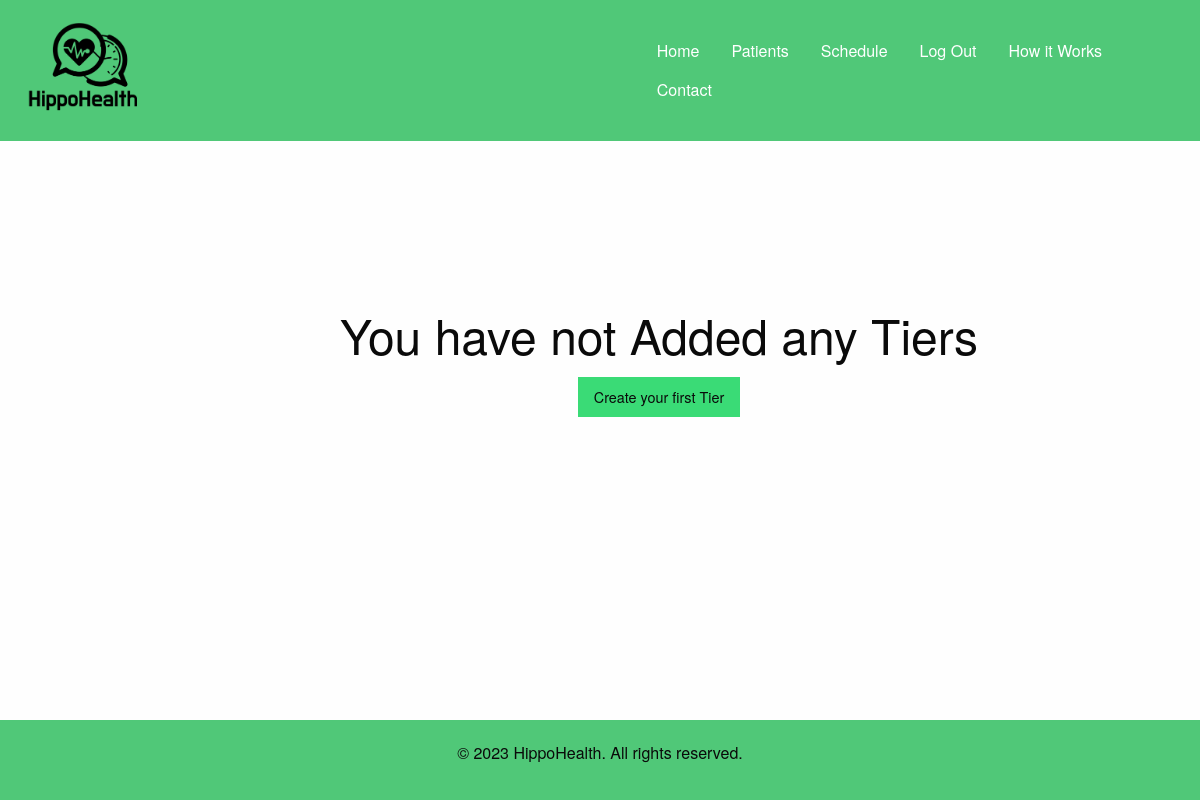
Page /tiers (signed in) on the earlier database version.
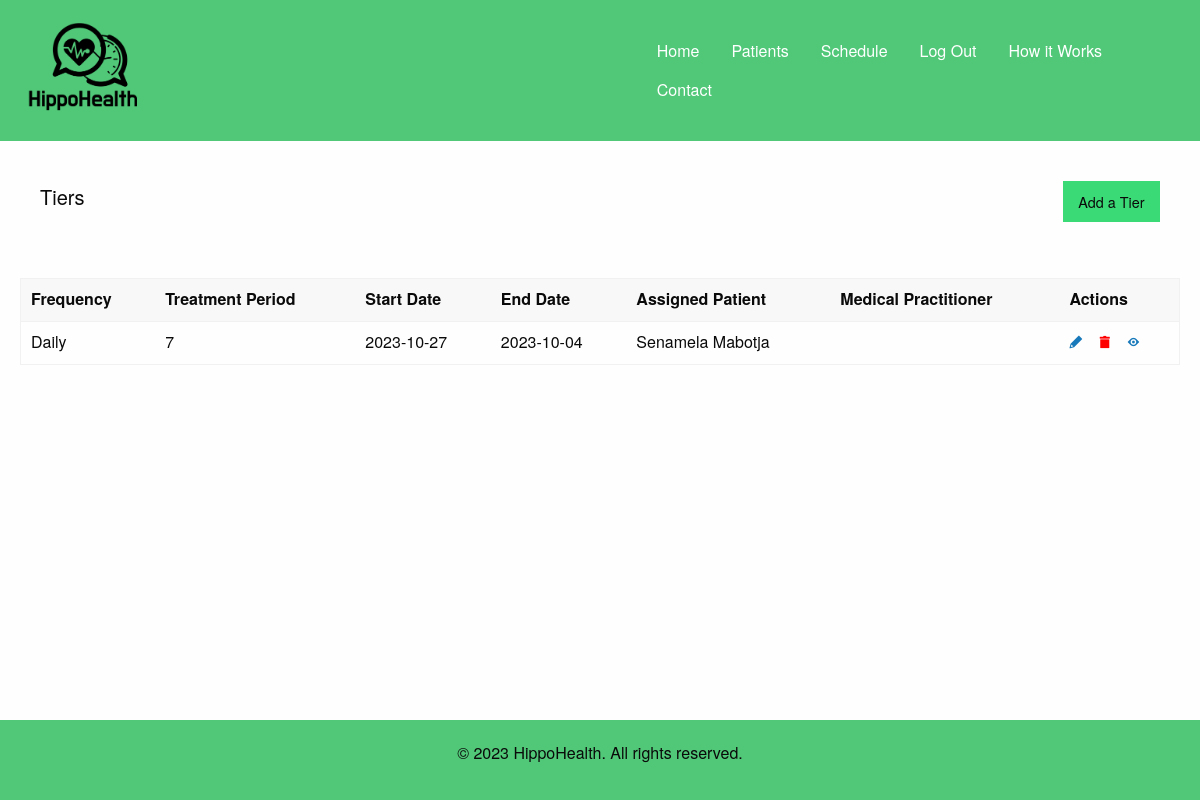
Same page on the later database version.
### app.py (models this page shows)
class Tier(db.Model):
    id = db.Column(db.Integer, primary_key=True)
    prescriptions = db.relationship('Prescription', backref='tier', lazy=True)
    appointments = db.relationship('Appointment', backref='tier', lazy=True)
    reminders = db.relationship('Reminder', backref='tier', lazy=True)
    frequency = db.Column(db.String(100), nullable=False)
    treatment_period = db.Column(db.Integer, default=7, nullable=False)
    start_date = db.Column(db.Date, nullable=False, default=date.today())
    end_date = db.Column(db.Date, nullable=False, default=date.today())
    assigned_patient_id = db.Column(db.Integer, db.ForeignKey('patient.id'), nullable=False)
    medical_practitioner_id = db.Column(db.Integer, db.ForeignKey('user.id'), nullable=False)
    assigned_patient = db.relationship('Patient', backref=db.backref('tiers', lazy=True))
    medical_practitioner = db.relationship('User', backref=db.backref('tiers', lazy=True))

class Patient(db.Model):
    id = db.Column(db.Integer, primary_key=True)
    first_name = db.Column(db.String(100), nullable=False)
    last_name = db.Column(db.String(100), nullable=False)
    date_of_birth = db.Column(db.Date, nullable=False)
    gender = db.Column(db.String(10), nullable=False)
    national_id_number = db.Column(db.String(11), nullable=False)
    address = db.Column(db.String(200), nullable=False)
    phone_number = db.Column(db.String(15), nullable=False)
    email = db.Column(db.String(100), nullable=False)
    emergency_contact_name = db.Column(db.String(100), nullable=True)
    emergency_contact_number = db.Column(db.String(15), nullable=True)
    insurance_provider = db.Column(db.String(100), nullable=True)
    insurance_policy_number = db.Column(db.String(50), nullable=True)
    primary_care_physician = db.Column(db.String(100), nullable=True)
    allergies = db.Column(db.String(200), nullable=True)
    medications = db.Column(db.String(200), nullable=True)
    medical_conditions = db.Column(db.String(200), nullable=True)
    surgeries = db.Column(db.String(200), nullable=True)
    user_id = db.Column(db.Integer, db.ForeignKey('user.id'), nullable=False)
    user = db.relationship('User', backref=db.backref('patients', lazy=True))

### app.py (the view)
@app.route("/tiers")
@login_required
def tiers():
    tiers = Tier.query.all()
    return render_template("tiers.html", current_user=current_user, tiers=tiers)

### app.py (called while the page is built)
@login_manager.user_loader
def load_user(user_id):
    return User.query.get(int(user_id))

### templates/tiers.html
{% extends 'layout.html' %}
{% block content %}
<div class="container main-content">
{% if tiers|length > 0 %}
        <div class="top-nav-tiers">
            <h4 class="h4 lead">
                Tiers
            </h4>
            <button class="button success">
                Add a Tier
            </button>
        </div>
        </div>
        <div class="table-container">
            <table>
                <thead>
                <tr>
                    <th>Frequency</th>
                    <th>Treatment Period</th>
                    <th>Start Date</th>
                    <th>End Date</th>
                    <th>Assigned Patient</th>
                    <th>Medical Practitioner</th>
                    <th>Actions</th>
                </tr>
                </thead>
                <tbody>
                {% for tier in tiers %}
                    <tr>
                    <td>{{ tier.frequency }}</td>
                    <td>{{ tier.treatment_period }}</td>
                    <td>{{ tier.start_date }}</td>
                    <td>{{ tier.end_date }}</td>
                    <td>{{ tier.assigned_patient.first_name }} {{ tier.assigned_patient.last_name }}</td>
                    <td>{{ tier.medical_practitioner.name }}</td>
                    <td class="actions-cell">
                        <a href="{{ url_for('edit_tier', tier_id=tier.id) }}"><i class="fi-pencil"></i></a>&nbsp;&nbsp;&nbsp;&nbsp;
                        <form method="post" action="{{ url_for('delete_tier', tier_id=tier.id) }}"><button type="submit" class="delete-btn"><i class="fi-trash"></i></button></form>&nbsp;&nbsp;&nbsp;&nbsp;
                        <a href="{{ url_for('view_tier', tier_id=tier.id) }}"><i class="fi-eye"></i></a>
                    </td>
                    </tr>
                {% endfor %}
                </tbody>
            </table>
        </div>
{% else %}
        <div class="empty-state-tiers">
            <h1>You have not Added any Tiers</h1>
            <a class="button success" href="/create_tier">Create your first Tier</a>
        </div>
{% endif %}
{% endblock %}

Differences in the rows shown:
added Tier: frequency "Daily", treatment_period "7", start_date "2023-10-27", end_date "2023-10-04", assigned_patient.first_name "Senamela", assigned_patient.last_name "Mabotja"
Other differences:
text no longer shown: "You have not Added any Tiers Create your first Tier"
text now shown: "Tiers Add a Tier Frequency Treatment Period Start Date End Date Assigned Patient Medical Practitioner Actions"
